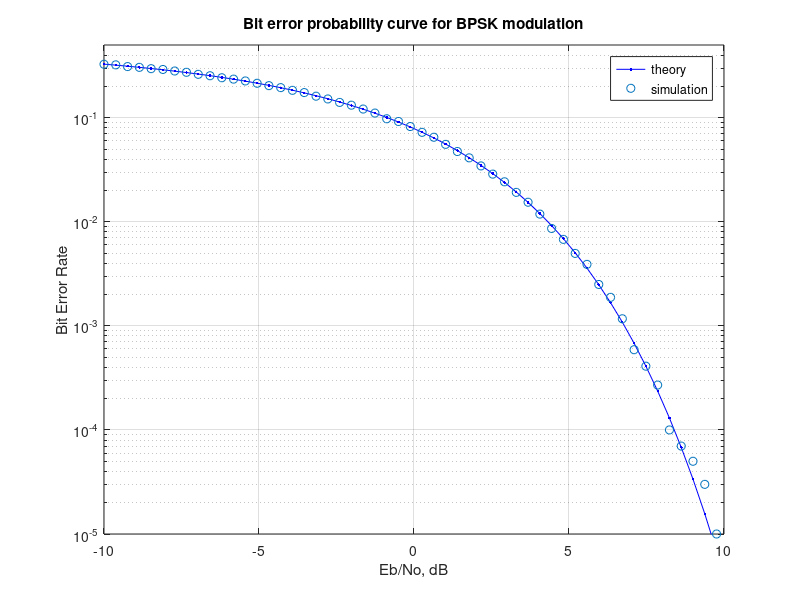
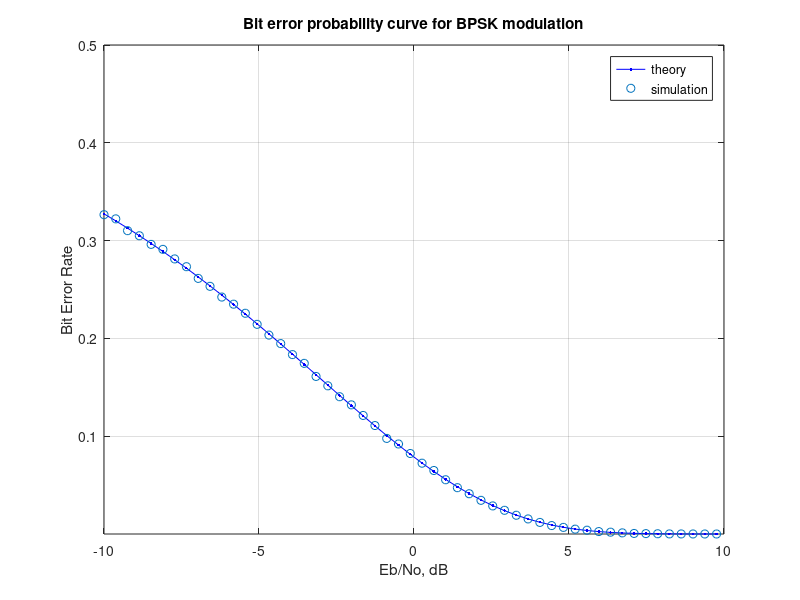

Reproduce these figures in MATLAB, in order.
NSymbols=1E5;
EbvsN0=-10:0.38:10;
snr=10.^(EbvsN0/10);

len_snr = length(EbvsN0);

for it=1:len_snr
    sigma=sqrt(1/(2*snr(it)));
    errorCount = 0;
    d = round(rand(1, NSymbols));
    s = 2*d-1;
    n = sigma*randn(1, NSymbols);
    r=s+n;
    d_est=r>0;
    errors(it) = size(find(d_est-d), 2);
end
theoryBer = 0.5*erfc(sqrt(10.^(EbvsN0/10)));
berSim=errors/NSymbols;

figure(1);
semilogy(EbvsN0, theoryBer, 'b.-', EbvsN0, berSim, 'o');
legend('theory', 'simulation');
xlabel('Eb/No, dB');
ylabel('Bit Error Rate');
title('Bit error probability curve for BPSK modulation');
axis([-10 10 10^-5 0.5])
grid on 

figure(2);
plot(EbvsN0, theoryBer, 'b.-', EbvsN0, berSim, 'o');
legend('theory', 'simulation');
xlabel('Eb/No, dB');
ylabel('Bit Error Rate');
title('Bit error probability curve for BPSK modulation');
axis([-10 10 10^-5 0.5])
grid on 

